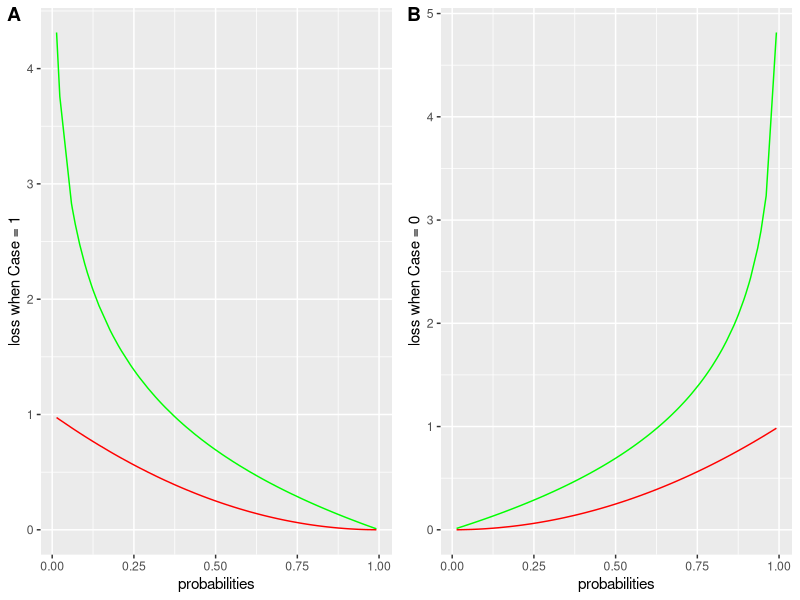

The R script that drew this image:
## ---- chunk 1
knitr::opts_chunk$set(echo = TRUE)
## ---- chunk 2
library(ggplot2)
library(cowplot)

y1 <- 1
y2 <- 0

set.seed(1)
p <- runif(100, min = 0, max = 1)

#compute two loss functions
brier_score_1 <- (y1 - p)^2
neg_log_1 <- (-y1 * log(p)) - ((1-y1) * log(1-p))
df_1 <- data.frame(p, brier_score_1, neg_log_1, values = c(brier_score_1, neg_log_1))
head(df_1)

brier_score_2 <- (y2 - p)^2
neg_log_2 <- (-y2 * log(p)) - ((1-y2) * log(1-p))
df_2 <- data.frame(p, brier_score_2, neg_log_2, values = c(brier_score_2, neg_log_2))
head(df_2)

#plots
plt_1 <- ggplot(df_1, aes(x=p, values)) +
  geom_line(aes(y = neg_log_1), color = "green") +
    geom_line(aes(y = brier_score_1), color = "red") +
  xlab('probabilities') +
  ylab('loss when Case = 1')

plt_2 <- ggplot(df_2, aes(x=p, values)) +
  geom_line(aes(y = neg_log_2), color = "green") +
    geom_line(aes(y = brier_score_2), color = "red") +
  xlab('probabilities') +
  ylab('loss when Case = 0')

plot_grid(plt_1, plt_2, labels = "AUTO")
